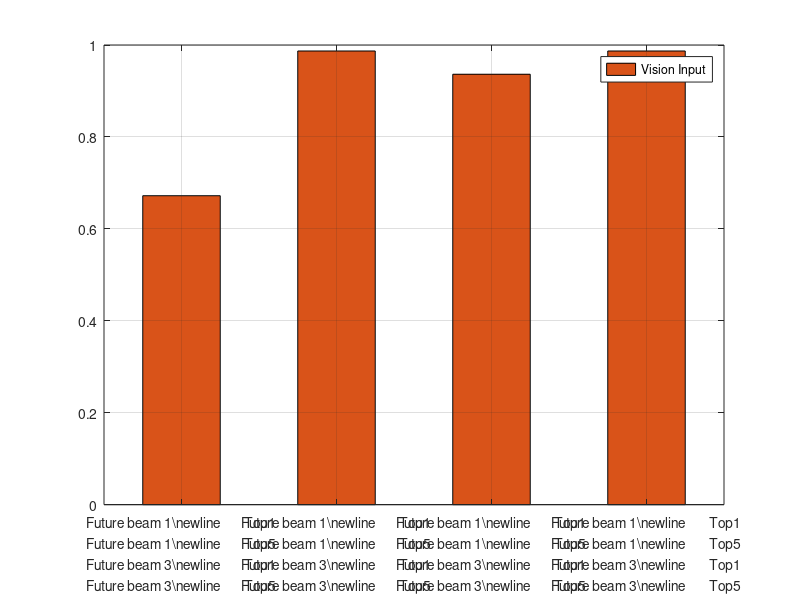

MATLAB code for this plot: (Note: this script raises an error after producing the figure.)
load('test_acc.mat');
figure;
bar([test_acc.top1(1), test_acc.top5(1),test_acc.top3(1), test_acc.top5(3)], 'FaceColor', "#D95319",'BarWidth',0.5)
grid on;
row1 = {'Future beam 1' 'Future beam 1' 'Future beam 3' 'Future beam 3'};
row2 = {'Top1' 'Top5' 'Top1' 'Top5'};
labelArray = [row1; row2];
tickLabels = strtrim(sprintf('%s\\newline        %s\n', labelArray{:}));

set(gca, 'xticklabel', tickLabels);

l = legend('Vision Input');
l.Location = 'northwest';
ylabel('Top-k Accuracy');
ylim([0.5,1]);

set(gcf, 'Position', [100, 100, 800, 300]);